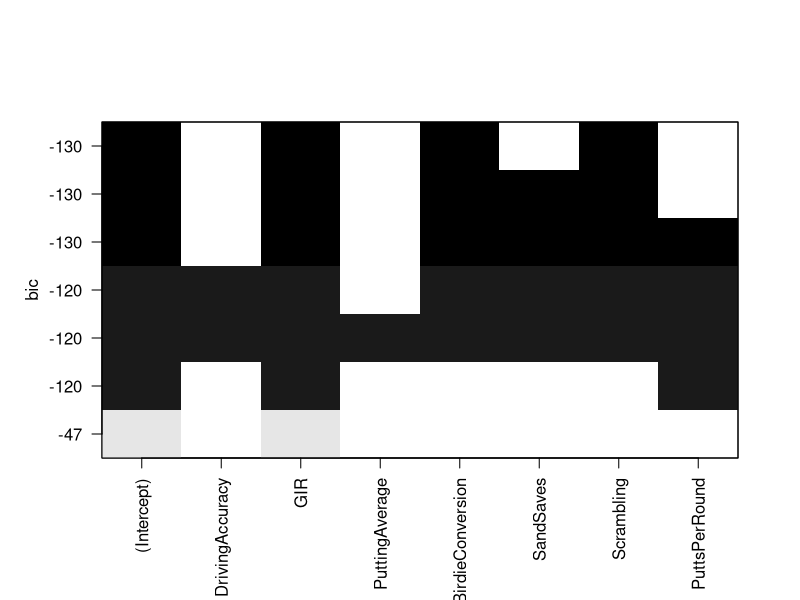
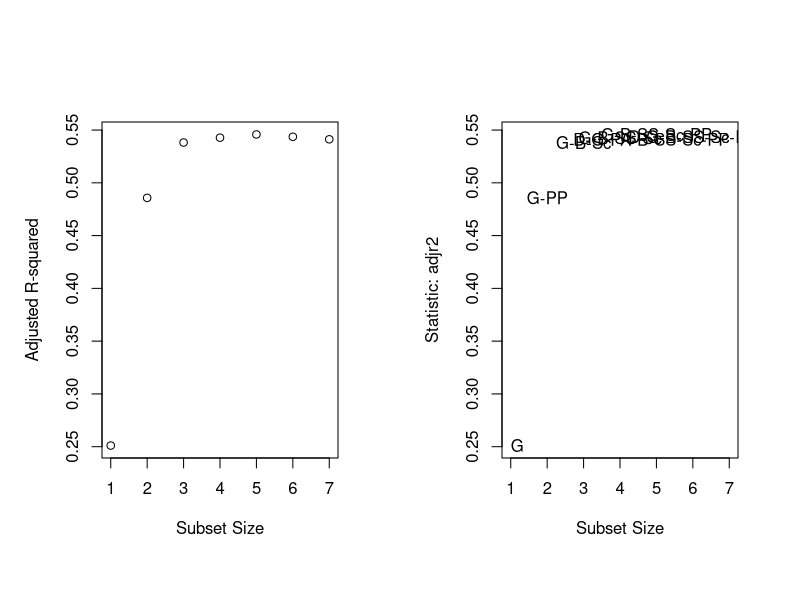

These figures' R source, in order: (Note: this script raises an error after producing the figures.)
### homework 5

library(leaps)
library(data.table)
library(car)
setwd("C:\\code/Math550/")

golf <- data.table(read.csv("Data/pgatour2006.csv"))

attach(golf)


##### trying package

subsets <- regsubsets(x = golf[,.(DrivingAccuracy , GIR , PuttingAverage , BirdieConversion , SandSaves , Scrambling , PuttsPerRound)]
      , y = log(golf$PrizeMoney))
summary(subsets)
plot(subsets)


#### end

golf.full.lm <- lm(log(PrizeMoney) ~ DrivingAccuracy + GIR + PuttingAverage + BirdieConversion + SandSaves + Scrambling + PuttsPerRound, data=golf)


regsubsets.out <-
  regsubsets(log(PrizeMoney) ~ DrivingAccuracy + GIR + PuttingAverage + BirdieConversion + SandSaves + Scrambling + PuttsPerRound,
             data = golf,
             nbest = 1,       # 1 best model for each number of predictors
             nvmax = NULL,    # NULL for no limit on number of variables
             force.in = NULL, force.out = NULL,
             method = "exhaustive")

rs <- summary(regsubsets.out)
par(mfrow=c(1,2))
plot(1:7,rs$adjr2,xlab="Subset Size",ylab="Adjusted R-squared")

subsets(regsubsets.out,statistic=c("adjr2"))
rs$adjr2
